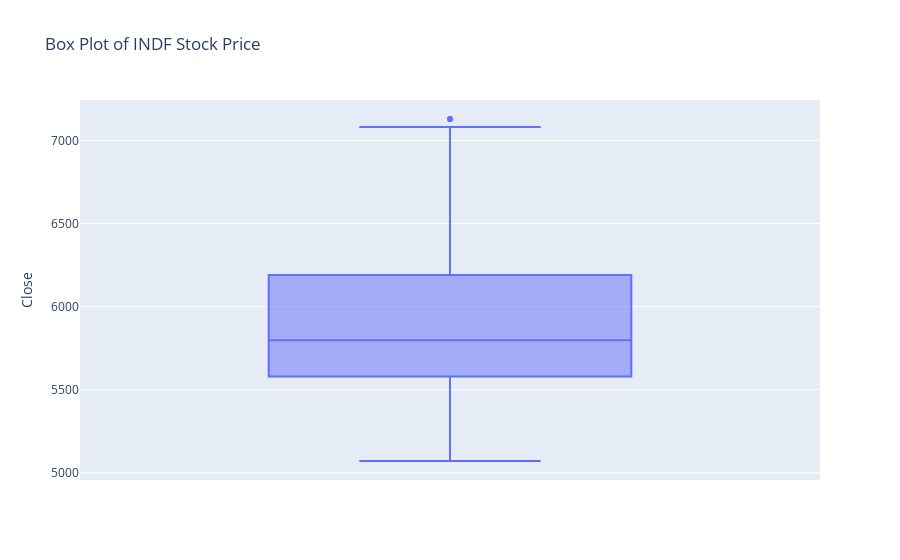

Notebook code for this chart:
### Markdown cell above
**Insight:** INDF stock price data shows observable **multiplicative seasonal patterns** over the years, which can be exploited to forecast stock prices.

### Code cell
# Create box plot
fig_box = px.box(df, y='Close', title='Box Plot of INDF Stock Price')

# Show the plot
fig_box.show()

### Figure 1 — Plotly figure (JSON) as saved in the notebook; plotly's stock layout.template omitted (floating-point values rounded to 4 significant figures; data arrays with more than 128 entries replaced by an {"elided": "..."} marker saying what was removed)
{"data": [{"alignmentgroup": "True", "hovertemplate": "Close=%{y}<extra></extra>", "legendgroup": "", "marker": {"color": "#636efa"}, "name": "", "notched": false, "offsetgroup": "", "orientation": "v", "showlegend": false, "type": "box", "x0": " ", "xaxis": "x", "y": {"elided": "732 float values"}, "y0": " ", "yaxis": "y"}], "layout": {"boxmode": "group", "legend": {"tracegroupgap": 0}, "title": {"text": "Box Plot of INDF Stock Price"}, "xaxis": {"anchor": "y", "domain": [0, 1]}, "yaxis": {"anchor": "x", "domain": [0, 1], "title": {"text": "Close"}}}}
